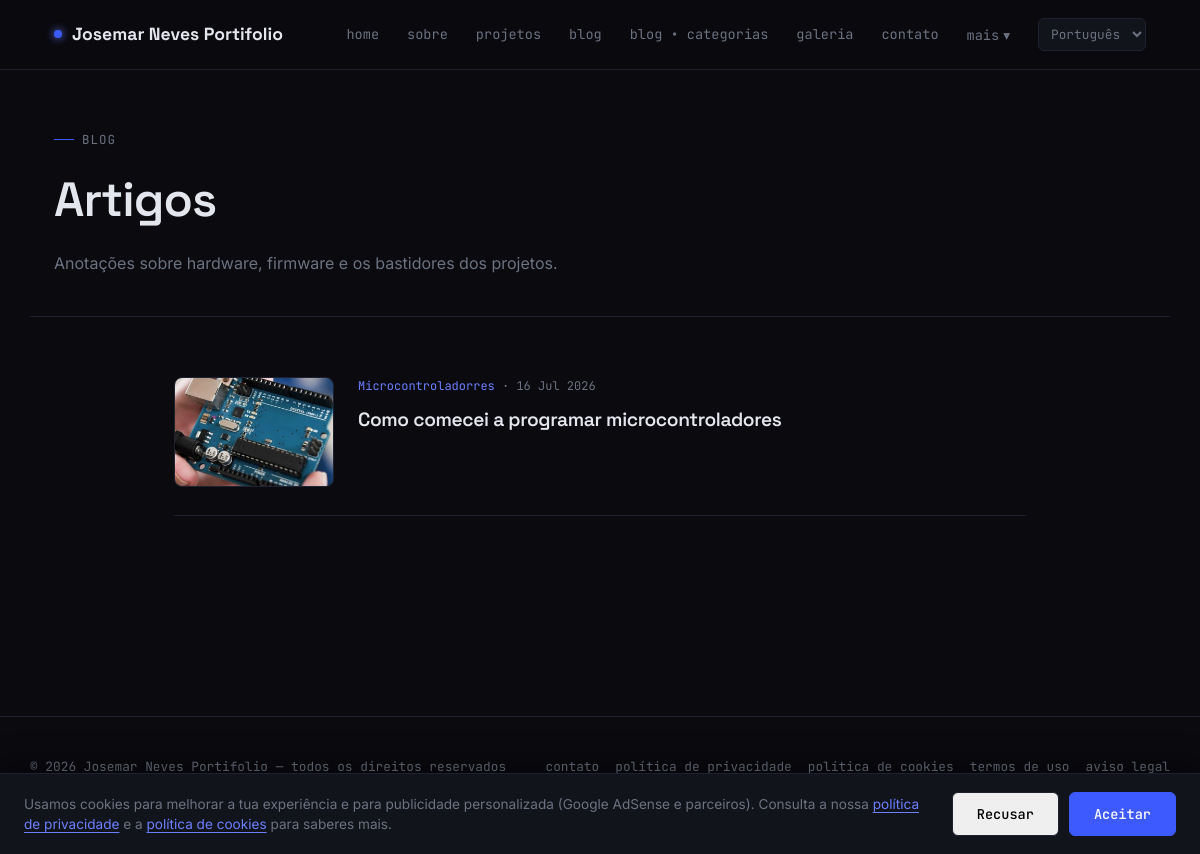
Screenshot of /blog/ with the database file from the repository.
### portifolio/models.py (models this page shows, shortened)
class SiteConfig(models.Model):
    nome_site = models.CharField(max_length=150)
    logo = models.ImageField(
        upload_to="site/logo/",
        blank=True,
        null=True,
        validators=[validar_extensao_imagem]
    )
    foto_perfil = models.ImageField(
        upload_to="site/perfil/",
        blank=True,
        null=True,
        validators=[validar_extensao_imagem]
    )
    descricao_curta = models.TextField(blank=True)
    email_contato = models.EmailField(blank=True)
    linkedin = models.URLField(blank=True)
    github = models.URLField(blank=True)
    instagram = models.URLField(blank=True)
    youtube = models.URLField(blank=True)
    twitter = models.URLField(blank=True)
    tiktok = models.URLField(blank=True)
    criado_em = models.DateTimeField(auto_now_add=True)
    atualizado_em = models.DateTimeField(auto_now=True)
    class Meta:
        verbose_name = "Configuração do Site"
        verbose_name_plural = "Configurações do Site"

class PostBlog(models.Model):
    titulo = models.CharField(max_length=200)
    resumo = models.CharField(
        max_length=200,
        blank=True,
        help_text="Frase curta para SEO e listagens (máx. 160 caracteres recomendado)"
    )
    slug = models.SlugField(
        unique=True,
        blank=True
    )
    imagem_capa = models.ImageField(
        upload_to="blog/",
        validators=[validar_extensao_imagem]
    )
    conteudo_html = models.TextField(
        help_text="Aceita HTML personalizado"
    )
    categoria = models.ForeignKey(
        CategoriaBlog,
        on_delete=models.SET_NULL,
        null=True,
        blank=True
    )
    tags = models.ManyToManyField(
        TagBlog,
        blank=True
    )
    publicado = models.BooleanField(
        default=True
    )
    data_publicacao = models.DateTimeField(
        auto_now_add=True
    )
    atualizado_em = models.DateTimeField(
        auto_now=True
    )
    class Meta:
        ordering = ["-data_publicacao"]
        verbose_name = "Artigo"
        verbose_name_plural = "Artigos"

class CategoriaBlog(models.Model):
    nome = models.CharField(max_length=100)
    slug = models.SlugField(unique=True, blank=True)

### portifolio/views.py (the view)
# urls.py: path("blog/", views.BlogListView.as_view(), name="blog"),
class BlogListView(SiteConfigMixin, ListView):
    model = PostBlog
    template_name = "blog.html"
    context_object_name = "posts"
    paginate_by = 10
    def get_queryset(self):
        return PostBlog.objects.filter(
            publicado=True
        ).select_related("categoria").prefetch_related("tags").order_by(
            "-data_publicacao"
        )

### portifolio/templatetags/portfolio_extras.py (called while the page is built)
@register.simple_tag(takes_context=True)
def hreflang_urls(context):
    request = context.get("request")
    match = getattr(request, "resolver_match", None)
    resultado = []
    if not request or not match or not match.url_name:
        return resultado
    dominio = f"{request.scheme}://{request.get_host()}"
    for lang_code, lang_name in settings.LANGUAGES:
        try:
            with override(lang_code):
                caminho = reverse(match.url_name, kwargs=match.kwargs)
        except NoReverseMatch:
            continue
        resultado.append((lang_code, lang_name, f"{dominio}{caminho}"))
    return resultado

### portifolio/views.py (called while the page is built)
    def get_context_data(self, **kwargs):
        context = super().get_context_data(**kwargs)
        context["site"] = SiteConfig.objects.first()
        return context

### templates/blog.html (shortened to what this page needs)
{% extends "base.html" %}
{% load portfolio_extras i18n %}
{% block content %}
<div class="page-header">
  <p class="eyebrow">{% trans "blog" %}</p>
  <h1>{% trans "Artigos" %}</h1>
  <p>{% trans "Anotações sobre hardware, firmware e os bastidores dos projetos." %}</p>
</div>
<div class="page-body">
  {% if posts %}
  <div class="lista-posts">
    {% for post in posts %}
    <a href="{% url 'post_detail' post.slug %}" class="item-post">
      {% if post.imagem_capa %}
      <div class="item-post-imagem">
        <img src="{{ post.imagem_capa.url }}" alt="{{ post.titulo }}" loading="lazy">
      </div>
      {% endif %}
      <div class="item-post-info">
        <p class="item-post-meta">
          {% if post.categoria %}<span class="cat">{{ post.categoria.nome }}</span> · {% endif %}
          {{ post.data_publicacao|date:"d M Y" }}
        </p>
        <h2>{{ post.titulo }}</h2>
      </div>
    </a>
    {% endfor %}
  </div>
  {% else %}
  <div class="empty-state"><p>{% trans "nenhum post publicado ainda." %}</p></div>
  {% endif %}
</div>
{% endblock %}

### templates/base.html (shortened to what this page needs)
{% load i18n portfolio_extras %}
{% get_current_language as LANGUAGE_CODE %}
<!DOCTYPE html>
<html lang="{{ LANGUAGE_CODE }}">
<head>
{% hreflang_urls as hreflang_links %}
</head>
<body>
<div id="cookie-banner" class="cookie-banner">
  <p class="cookie-banner-text">
    {% trans "Usamos cookies para melhorar a tua experiência e para publicidade personalizada (Google AdSense e parceiros)." %}
    {% trans "Consulta a nossa" %}
    <a href="{% url 'politica_privacidade' %}">{% trans "política de privacidade" %}</a>
    {% trans "e a" %}
    <a href="{% url 'cookies' %}">{% trans "política de cookies" %}</a>
    {% trans "para saberes mais." %}
  </p>
  <div class="cookie-banner-actions">
    <button id="cookie-reject" class="btn btn-ghost">{% trans "Recusar" %}</button>
    <button id="cookie-accept" class="btn btn-primary">{% trans "Aceitar" %}</button>
  </div>
</div>
<header class="site-header">
  <nav class="nav">
    <a href="{% url 'home' %}" class="nav-brand">
      {% if site.logo %}
        <img class="nav-logo" src="{{ site.logo.url }}" alt="{{ site.nome_site }}">
      {% else %}
        <span class="dot"></span>
      {% endif %}
      {{ site.nome_site }}
    </a>
    <ul class="nav-links" id="nav-links">
      <li><a href="{% url 'home' %}">{% trans "home" %}</a></li>
      <li><a href="{% url 'sobre' %}">{% trans "sobre" %}</a></li>
      <li><a href="{% url 'projetos' %}">{% trans "projetos" %}</a></li>
      <li><a href="{% url 'blog' %}">{% trans "blog" %}</a></li>
      <li><a href="{% url 'categorias' %}">{% trans "blog" %} • {% trans "categorias" %}</a></li>
      <li><a href="{% url 'galeria' %}">{% trans "galeria" %}</a></li>
      <li><a href="{% url 'contato' %}">{% trans "contato" %}</a></li>
      <li class="nav-more" id="nav-more">
        <button class="nav-more-toggle" id="nav-more-toggle" aria-haspopup="true" aria-expanded="false">
          {% trans "mais" %} <span aria-hidden="true">▾</span>
        </button>
      </li>
      {% if hreflang_links %}
      <li class="lang-switch">
        <select aria-label="{% trans 'Idioma' %}" onchange="if (this.value) window.location.href = this.value;">
          {% for lang_code, lang_name, url in hreflang_links %}
            <option value="{{ url }}" {% if lang_code == LANGUAGE_CODE %}selected{% endif %}>{{ lang_name }}</option>
          {% endfor %}
        </select>
      </li>
      {% endif %}
    </ul>
  </nav>
</header>
<main>
  {% block content %}{% endblock %}
</main>
<footer class="site-footer">
  <div class="footer-inner">
    <p>&copy; {% now "Y" %} {{ site.nome_site }} — {% trans "todos os direitos reservados" %}</p>
    <div class="footer-links">
      <a href="{% url 'contato' %}">{% trans "contato" %}</a>
      <a href="{% url 'politica_privacidade' %}">{% trans "política de privacidade" %}</a>
      <a href="{% url 'cookies' %}">{% trans "política de cookies" %}</a>
      <a href="{% url 'termos_uso' %}">{% trans "termos de uso" %}</a>
      <a href="{% url 'aviso_legal' %}">{% trans "aviso legal" %}</a>
    </div>
    <div class="social-links">
      {% if site.tiktok %}<a href="{{ site.tiktok }}" target="_blank" rel="noopener">tiktok</a>{% endif %}
    </div>
  </div>
</footer>
</body>
</html>

### templates/base.html (style rules this page uses)
:root { --bg: #0a0a0f; --surface: #12141c; --surface-2: #191c26; --border: #1e2230; --blue-deep: #1a2a5e; --blue-elec: #3d5afe; --blue-glow: #6b7fff; --text: #e4e6ed; --text-muted: #6b7280; --font-display: 'Space Grotesk', sans-serif; --font-body: 'Inter', sans-serif; --font-mono: 'JetBrains Mono', monospace; }
* { margin: 0; padding: 0; box-sizing: border-box; }
html { scroll-behavior: smooth; }
body { background: var(--bg); color: var(--text); font-family: var(--font-body); line-height: 1.6; overflow-x: hidden; }
a { color: inherit; text-decoration: none; }
h1, h2, h3, h4 { font-family: var(--font-display); font-weight: 600; letter-spacing: -0.02em; }
.footer-links { display: flex; gap: 16px; flex-wrap: wrap; }
.footer-links a { color: var(--text-muted); font-family: var(--font-mono); font-size: 0.8rem; transition: color 0.2s ease; }
.site-header { position: sticky; top: 0; z-index: 100; background: rgba(10, 10, 15, 0.85); backdrop-filter: blur(10px); border-bottom: 1px solid var(--border); }
.nav { display: flex; align-items: center; justify-content: space-between; padding: 18px 24px; max-width: 1140px; margin: 0 auto; position: relative; }
.nav-brand { display: flex; align-items: center; gap: 10px; font-family: var(--font-display); font-weight: 700; font-size: 1.1rem; }
.nav-brand .dot { width: 8px; height: 8px; border-radius: 50%; background: var(--blue-elec); box-shadow: 0 0 8px var(--blue-glow); animation: pulse 2.4s ease-in-out infinite; }
.nav-links { display: flex; gap: 28px; list-style: none; font-family: var(--font-mono); font-size: 0.85rem; align-items: center; }
.nav-links a { color: var(--text-muted); transition: color 0.2s ease; position: relative; }
.nav-links a::after { content: ''; position: absolute; bottom: -4px; left: 0; width: 0; height: 1px; background: var(--blue-elec); transition: width 0.25s ease; }
.nav-more { position: relative; }
.nav-more-toggle { background: none; border: none; color: var(--text-muted); font-family: var(--font-mono); font-size: 0.85rem; cursor: pointer; display: flex; align-items: center; gap: 4px; padding: 0; transition: color 0.2s ease; }
.lang-switch select { background: var(--surface); color: var(--text-muted); border: 1px solid var(--border); border-radius: 6px; padding: 6px 8px; font-family: var(--font-mono); font-size: 0.8rem; cursor: pointer; }
.site-footer { border-top: 1px solid var(--border); margin-top: 100px; padding: 40px 24px; }
.footer-inner { max-width: 1140px; margin: 0 auto; display: flex; justify-content: space-between; align-items: center; flex-wrap: wrap; gap: 16px; }
.footer-inner p { color: var(--text-muted); font-family: var(--font-mono); font-size: 0.8rem; }
.social-links { display: flex; gap: 16px; }
.social-links a { color: var(--text-muted); font-family: var(--font-mono); font-size: 0.8rem; transition: color 0.2s ease; }
.btn { display: inline-flex; align-items: center; gap: 8px; padding: 12px 24px; border-radius: 6px; font-family: var(--font-mono); font-size: 0.85rem; font-weight: 500; border: 1px solid var(--border); transition: all 0.25s ease; }
.btn-primary { background: var(--blue-elec); color: #fff; border-color: var(--blue-elec); }
.btn-ghost { color: var(--text); }
.eyebrow { font-family: var(--font-mono); font-size: 0.78rem; color: var(--blue-glow); letter-spacing: 0.08em; text-transform: uppercase; display: flex; align-items: center; gap: 8px; margin-bottom: 12px; }
.eyebrow::before { content: ''; width: 20px; height: 1px; background: var(--blue-elec); }
#cookie-reject { color: #000; border-color: var(--border); }
.cookie-banner { position: fixed; left: 0; right: 0; bottom: 0; z-index: 200; display: none; align-items: center; justify-content: space-between; gap: 20px; flex-wrap: wrap; background: var(--surface); border-top: 1px solid var(--border); padding: 18px 24px; box-shadow: 0 -10px 30px rgba(0, 0, 0, 0.35); }
.cookie-banner.is-visible { display: flex; }
.cookie-banner-text { flex: 1; min-width: 240px; color: var(--text-muted); font-size: 0.85rem; line-height: 1.5; }
.cookie-banner-text a { color: var(--blue-glow); text-decoration: underline; text-underline-offset: 3px; }
.cookie-banner-actions { flex-shrink: 0; display: flex; gap: 10px; }

### rows the page displays
SiteConfig: nome_site "Josemar Neves Portifolio"
PostBlog: imagem_capa (picture), categoria.nome "Microcontroladorres", data_publicacao "16 Jul 2026", titulo "Como comecei a programar microcontroladores"

### other values shown
form field value "Português"
